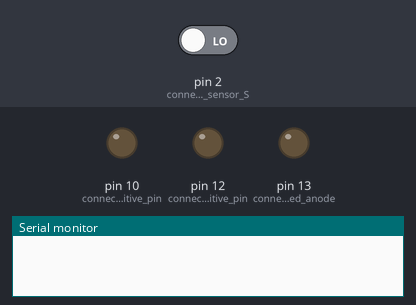
A sketch run on a simulated Arduino Uno, built with avr-gcc and run on an emulated ATmega328P. Parts: output pins drawn as LEDs (lit = HIGH), the last lines printed to the serial monitor. The inputs (shaded band) are chosen by the test bench; at power-on: pin 2 (connected_to_PIR_sensor_S) LOW.

Above: at 1.2 s.
1.3 s: pin 2 (connected_to_PIR_sensor_S) driven HIGH
At 2.3 s:
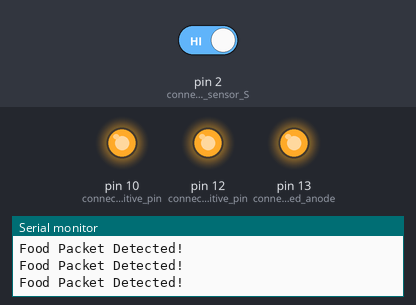
2.8 s: pin 2 (connected_to_PIR_sensor_S) driven LOW
At 4.0 s:
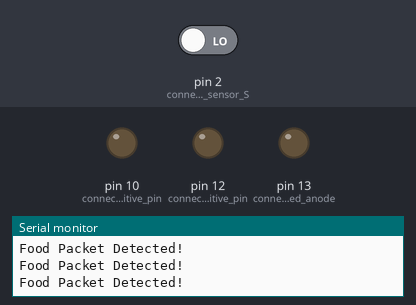
Timing chart, 0 to 5.8 s (numbered marks = the images above; inputs shaded):
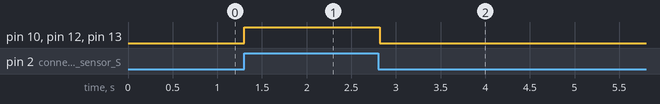

Measured:
- after the input at 1.3 s, pin 10 (connected_to_positive_pin), pin 12 (connected_to_positive_pin), pin 13 (connected_to_led_anode): LOW → HIGH at once
- after the input at 2.8 s, pin 10 (connected_to_positive_pin), pin 12 (connected_to_positive_pin), pin 13 (connected_to_led_anode): HIGH → LOW at once

The sketch:

code.ino
```cpp
void setup()
{
  pinMode(2, INPUT); //connected to PIR sensor Signal pin
  pinMode(13, OUTPUT); //connected to led anode
  pinMode(12, OUTPUT); //connected to positive pin of motor1
  pinMode(10, OUTPUT); //connected to positive pin of motor2
  Serial.begin(9600);
}
void loop()
{
  //if pir sensor pin 2 is HIGH(detects food packet),make lead pin 13 HIGH, make motors pins 13 and 12 HIGH to move motors
  if (digitalRead(2) == HIGH) {
    digitalWrite(13, HIGH);
    digitalWrite(12, HIGH);
    digitalWrite(10, HIGH);
    Serial.println("Food Packet Detected!");
  } else {
    digitalWrite(13, LOW);
    digitalWrite(12, LOW);
    digitalWrite(10, LOW);
  }
  delay(5);
}
```
